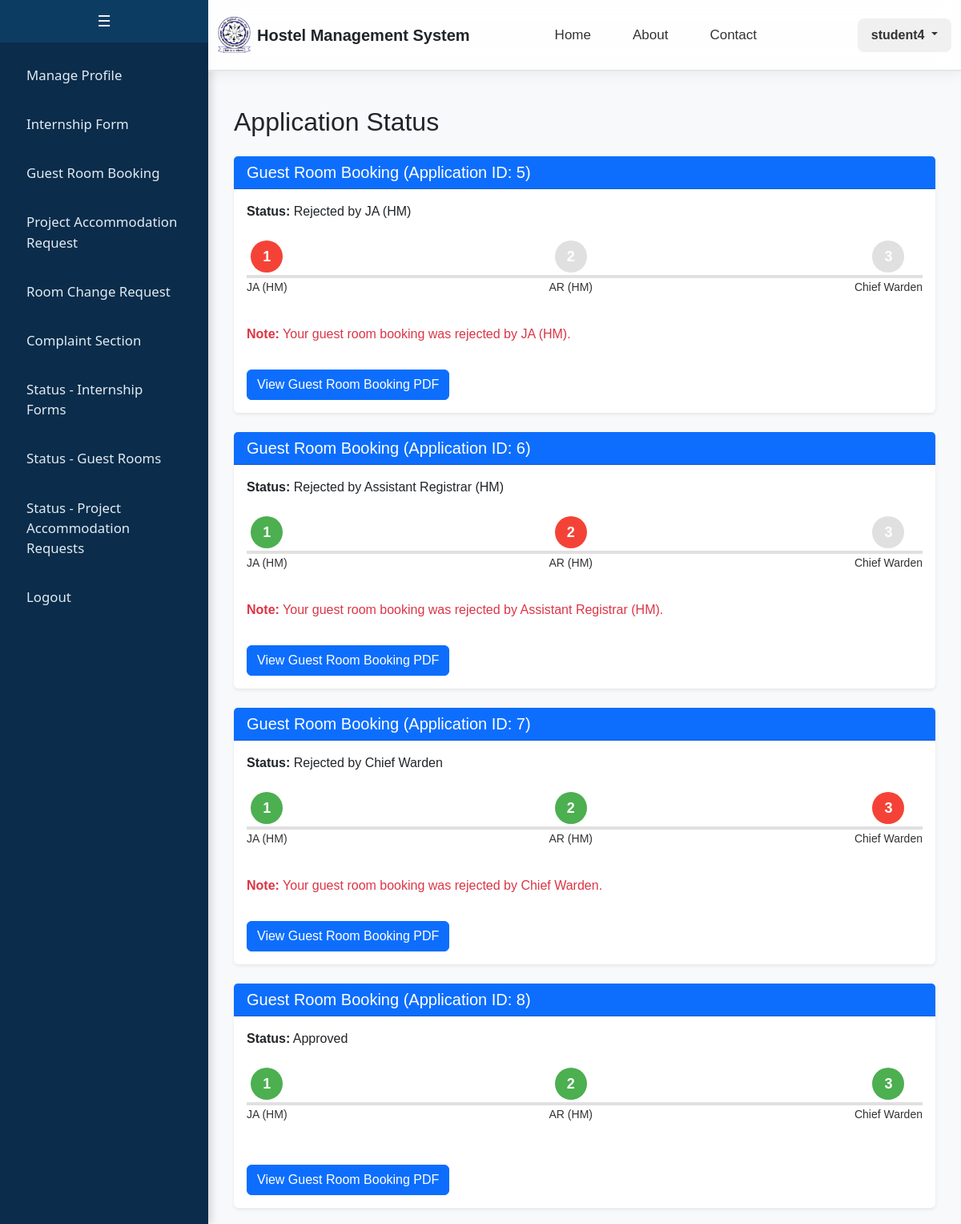
Page /student/status (signed in) on the committed database.
### app/models.py (models this page shows)
class GuestRoomBooking(db.Model):
    __tablename__ = 'guest_room_booking'
    id = db.Column(db.Integer, primary_key=True, autoincrement=True)
    applicant_id = db.Column(db.Integer, db.ForeignKey('custom_user.id', ondelete='CASCADE'), nullable=False)
    total_guests = db.Column(db.Integer, nullable=False)
    guests_male = db.Column(db.Integer, nullable=False)
    guests_female = db.Column(db.Integer, nullable=False)
    guest_names = db.Column(db.Text, nullable=False)
    relation_with_applicant = db.Column(db.Text, nullable=False)
    guest_address = db.Column(db.Text, nullable=False)
    guest_contact = db.Column(db.Text, nullable=False)
    guest_email = db.Column(db.Text)
    purpose_of_visit = db.Column(db.Text, nullable=False)
    room_category = db.Column(db.Text, nullable=False)
    date_arrival = db.Column(db.Date, nullable=False)
    time_arrival = db.Column(db.Time, nullable=False)
    date_departure = db.Column(db.Date, nullable=False)
    time_departure = db.Column(db.Time, nullable=False)
    accommodation_by = db.Column(db.Text, nullable=False)
    remarks = db.Column(db.Text)
    status = db.Column(db.Text, nullable=False, default='Pending')
    hostel_no = db.Column(db.String(20), db.ForeignKey('hostel.hostel_no', ondelete='CASCADE'))
    created_at = db.Column(db.DateTime, default=db.func.current_timestamp())
    applicant = db.relationship('CustomUser', backref=db.backref('guest_room_bookings', cascade='all, delete-orphan'))
    hostel = db.relationship('Hostel', backref=db.backref('guest_room_bookings', cascade='all, delete-orphan'))

### app/student.py (the view)
@student_bp.route("/student/status", methods=["GET"])
def status():
    if 'user_id' not in session or session.get('user_role') != 'student':
        return redirect(url_for('auth.login'))
    user_id = session['user_id']
    internship_application = InternshipApplication.query.filter_by(id=user_id).first()
    guest_room_bookings = GuestRoomBooking.query.filter_by(applicant_id=user_id).all()
    return render_template(
        "student/status.html",
        internship_application=internship_application,
        guest_room_bookings=guest_room_bookings
    )

### templates/student/status.html (shortened to what this page needs)
{% extends "student/base.html" %}
{% block content %}
<div class="container mt-4">
    <h2>Application Status</h2>
    {% if guest_room_bookings %}
        {% for booking in guest_room_bookings %}
        <div class="card shadow-sm border-0 mt-4">
            <div class="card-header bg-primary text-white">
                <h5 class="mb-0">Guest Room Booking (Application ID: {{ booking.id }})</h5>
            </div>
            <div class="card-body">
                <p><strong>Status:</strong> {{ booking.status }}</p>
                <div class="stepper d-flex justify-content-between align-items-center mt-4">
                    <div class="step
                        {% if booking.status == 'Rejected by JA (HM)' %}
                            rejected
                        {% elif 'Pending approval from JA (HM)' in booking.status %}
                            pending
                        {% else %}
                            completed
                        {% endif %}">
                        <div class="circle">1</div>
                        <p class="text-center mt-2">JA (HM)</p>
                    </div>
                    <div class="step
                        {% if booking.status == 'Rejected by Assistant Registrar (HM)' %}
                            rejected
                        {% elif 'Pending approval from Assistant Registrar (HM)' in booking.status %}
                            pending
                        {% elif booking.status in ['Approved', 'Rejected by Chief Warden'] %}
                            completed
                        {% elif 'Rejected' in booking.status %}
                            normal
                        {% elif 'Pending approval from JA (HM)' in booking.status %}
                            normal
                        {% else %}
                            completed
                        {% endif %}">
                        <div class="circle">2</div>
                        <p class="text-center mt-2">AR (HM)</p>
                    </div>
                    <div class="step
                        {% if booking.status == 'Rejected by Chief Warden' %}
                            rejected
                        {% elif booking.status == 'Approved' %}
                            completed
                        {% elif 'Pending approval from Chief Warden' in booking.status %}
                            pending
                        {% elif 'Rejected' in booking.status %}
                            normal
                        {% else %}
                            normal
                        {% endif %}">
                        <div class="circle">3</div>
                        <p class="text-center mt-2">Chief Warden</p>
                    </div>
                </div>
                {% if 'Rejected' in booking.status %}
                <p class="text-danger mt-3">
                    <strong>Note:</strong> Your guest room booking was rejected by
                    {% if booking.status == 'Rejected by JA (HM)' %}
                        JA (HM).
                    {% elif booking.status == 'Rejected by Assistant Registrar (HM)' %}
                        Assistant Registrar (HM).
                    {% elif booking.status == 'Rejected by Chief Warden' %}
                        Chief Warden.
                    {% endif %}
                </p>
                {% endif %}
                <button class="btn btn-primary mt-3" onclick="viewPDF('{{ booking.id }}')">View Guest Room Booking PDF</button>
            </div>
        </div>
        {% endfor %}
    {% else %}
        <p>No guest room booking applications found.</p>
    {% endif %}
</div>
{% endblock %}

### templates/student/base.html (shortened to what this page needs)
<!DOCTYPE html>
<html lang="en">
<head>
    <link href="https://cdn.jsdelivr.net/npm/bootstrap@5.3.0-alpha3/dist/css/bootstrap.min.css" rel="stylesheet">
</head>
<body>
    {% include 'student/sidebar.html' %}
    <div class="header-content">
        {% include 'includes/header.html' %}
    </div>
    <div class="main-content">
        {% block content %}{% endblock %}
    </div>
</body>
</html>

### templates/student/sidebar.html (shortened to what this page needs)
<div class="sidebar" id="sidebar">
    <button class="toggle-btn" onclick="toggleSidebar()">☰</button>
    <div class="sidebar-content">
        <a href="/student"><span>Manage Profile</span></a>
        <a href="/student/internship_form"><span>Internship Form</span></a>
        <a href="/student/guest_room_booking_form"><span>Guest Room Booking</span></a>
        <a href="/student/project_accommodation_request_form"><span>Project Accommodation Request</span></a>
        <a href="/student/room_change"><span>Room Change Request</span></a>
        <a href="/student/complaint"><span>Complaint Section</span></a>
        <a href="/student/internship_form_status"><span>Status - Internship Forms</span></a>
        <a href="/student/status"><span>Status - Guest Rooms</span></a>
        <a href="{{ url_for('student.project_accommodation_status') }}"><span>Status - Project Accommodation Requests</span></a>
        <a href="/logout"><span>Logout</span></a>
    </div>
</div>

### templates/includes/header.html (shortened to what this page needs)
<div class="ezy__nav4 glass">
    <nav class="navbar navbar-expand-lg py-3">
        <div class="container">
            <a class="navbar-brand d-flex align-items-center gap-2" href="/">
                <img src="{{ url_for('static', filename='logo.jpg') }}" alt="Logo" class="logo-img">
                <span class="fw-bold fs-5 text-dark">Hostel Management System</span>
            </a>
            <div class="collapse navbar-collapse justify-content-between" id="ezy_nav4-navbar-text">
				<ul class="navbar-nav me-auto d-flex justify-content-center gap-3" style="margin-left: 4.5rem;">
					<li class="nav-item"><a class="nav-link nav-hover" href="/">Home</a></li>
					<li class="nav-item"><a class="nav-link nav-hover" href="/about">About</a></li>
					<li class="nav-item"><a class="nav-link nav-hover" href="/contact">Contact</a></li>
				</ul>
				{% if session['user_role'] %}
				<div class="dropdown">
				<button class="btn user-dropdown-btn dropdown-toggle" type="button" id="userDropdown"
					data-bs-toggle="dropdown" aria-expanded="false">
					{{ session['user_name'] }}
				</button>
				</div>
				{% else %}
				<a href="/login" class="btn custom-login-btn ms-lg-3">Login</a>
				{% endif %}
			</div>
        </div>
    </nav>
</div>

### templates/student/base.html (style rules this page uses)
body { margin: 0; font-family: Arial, sans-serif; }
.main-content { margin-left: 260px; padding: 20px; background-color: #f8f9fa; min-height: 100vh; }
.header-content { margin-left: 260px; background-color: #f8f9fa; }
.navbar { border-bottom: 1px solid #dee2e6; }

### templates/student/sidebar.html (style rules this page uses)
.sidebar { width: 260px; background-color: #0b2c4a; color: #ffffff; position: fixed; height: 100%; display: flex; flex-direction: column; padding: 0; box-shadow: 4px 0 10px rgba(0, 0, 0, 0.15); font-family: 'Segoe UI', sans-serif; overflow: hidden; transition: width 0.3s ease; z-index: 10; }
.toggle-btn { background-color: #0d3c63; color: #ffffff; border: none; padding: 12px; cursor: pointer; font-size: 1.2rem; width: 100%; transition: background-color 0.3s ease; }
.sidebar-content { overflow-y: auto; width: 100%; flex-grow: 1; display: flex; flex-direction: column; align-items: stretch; padding-top: 10px; }
.sidebar a { text-decoration: none; font-size: 1.05rem; color: #e1ecf4; margin: 6px auto; padding: 12px 20px; width: 90%; border-radius: 8px; display: flex; justify-content: center; transition: background-color 0.3s ease, transform 0.2s ease; }
.sidebar a span { flex-grow: 1; text-align: left; }
.main-content { margin-left: 260px; padding: 20px; background-color: #f8f9fa; min-height: 100vh; transition: margin-left 0.3s ease; }
.header-content { margin-left: 260px; background-color: #f8f9fa; transition: margin-left 0.3s ease; }

### templates/includes/header.html (style rules this page uses)
.ezy__nav4.glass { backdrop-filter: blur(12px); background: rgba(255, 255, 255, 0.85); border-bottom: 1px solid rgba(200, 200, 200, 0.4); box-shadow: 0 4px 16px rgba(0, 0, 0, 0.06); position: sticky; top: 0; z-index: 1000; transition: background 0.3s ease; }
.ezy__nav4 .navbar-brand img.logo-img { height: 45px; width: auto; }
.navbar-brand span { font-size: 18px; }
.navbar-nav { flex-direction: row; align-items: center; }
.navbar-nav .nav-item { margin: 0 10px; }
.navbar-nav .nav-link { font-weight: 500; font-size: 17px; padding: 10px 16px; color: #333; transition: all 0.2s ease; }
.user-dropdown-btn { background-color: #f0f0f0; color: #333; font-weight: 600; padding: 8px 16px; border-radius: 8px; transition: all 0.2s ease; }

### templates/student/status.html (style rules this page uses)
.stepper { display: flex; justify-content: space-between; align-items: center; position: relative; margin: 20px 0; }
.stepper::before { content: ''; position: absolute; top: 50%; left: 0; right: 0; height: 4px; background-color: #e0e0e0; z-index: 0; }
.step { position: relative; z-index: 1; text-align: center; }
.step .circle { width: 40px; height: 40px; border-radius: 50%; background-color: #e0e0e0; color: #fff; display: flex; align-items: center; justify-content: center; font-weight: bold; font-size: 18px; margin: 0 auto; }
.step.completed .circle { background-color: #4caf50; }
.step.rejected .circle { background-color: #f44336; }
.step.normal .circle { background-color: #e0e0e0; }
.step p { margin-top: 10px; font-size: 14px; color: #333; }

### rows in the picture
GuestRoomBooking: id "5", status "Rejected by JA (HM)", shows "Note:", shows "JA (HM)."
GuestRoomBooking: id "6", status "Rejected by Assistant Registrar (HM)", shows "Note:", shows "Assistant Registrar (HM)."
GuestRoomBooking: id "7", status "Rejected by Chief Warden", shows "Note:", shows "Chief Warden."
GuestRoomBooking: id "8", status "Approved"

### other values in the picture
{{ session['user_name'] }} "student4"
